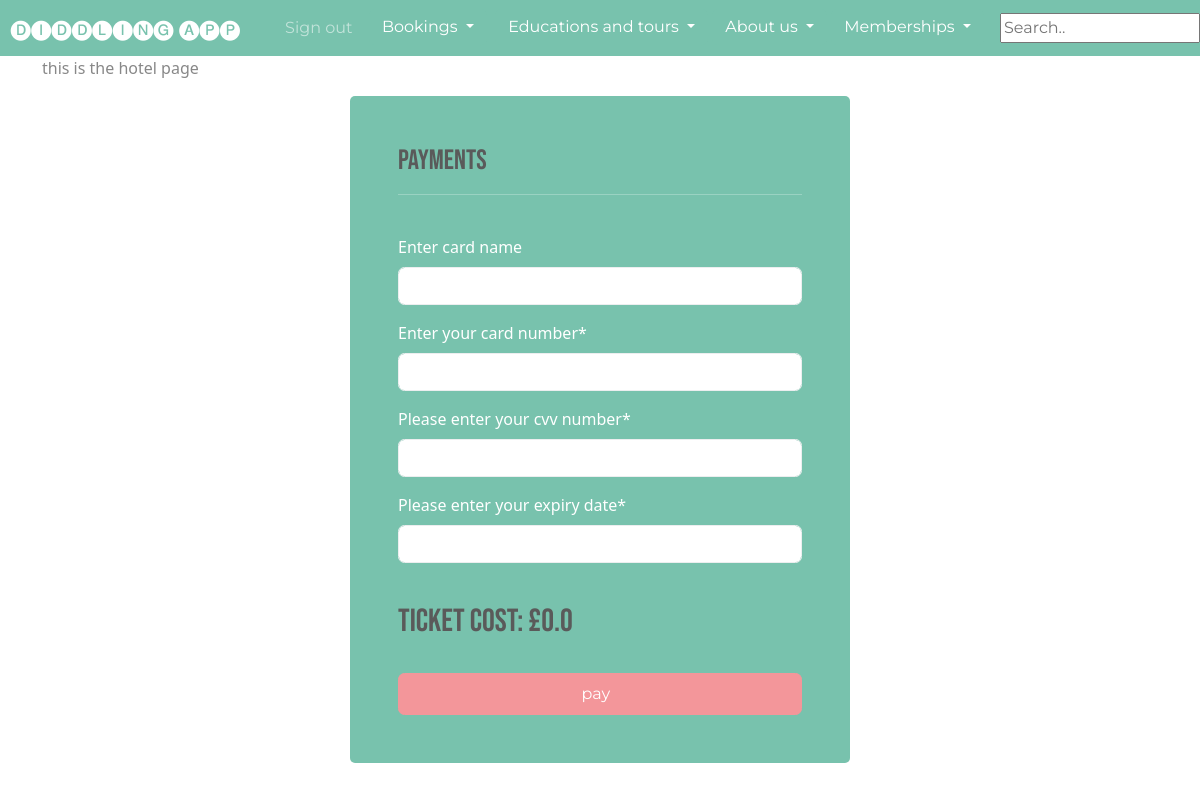
Page /payments (signed in) on the earlier database version.
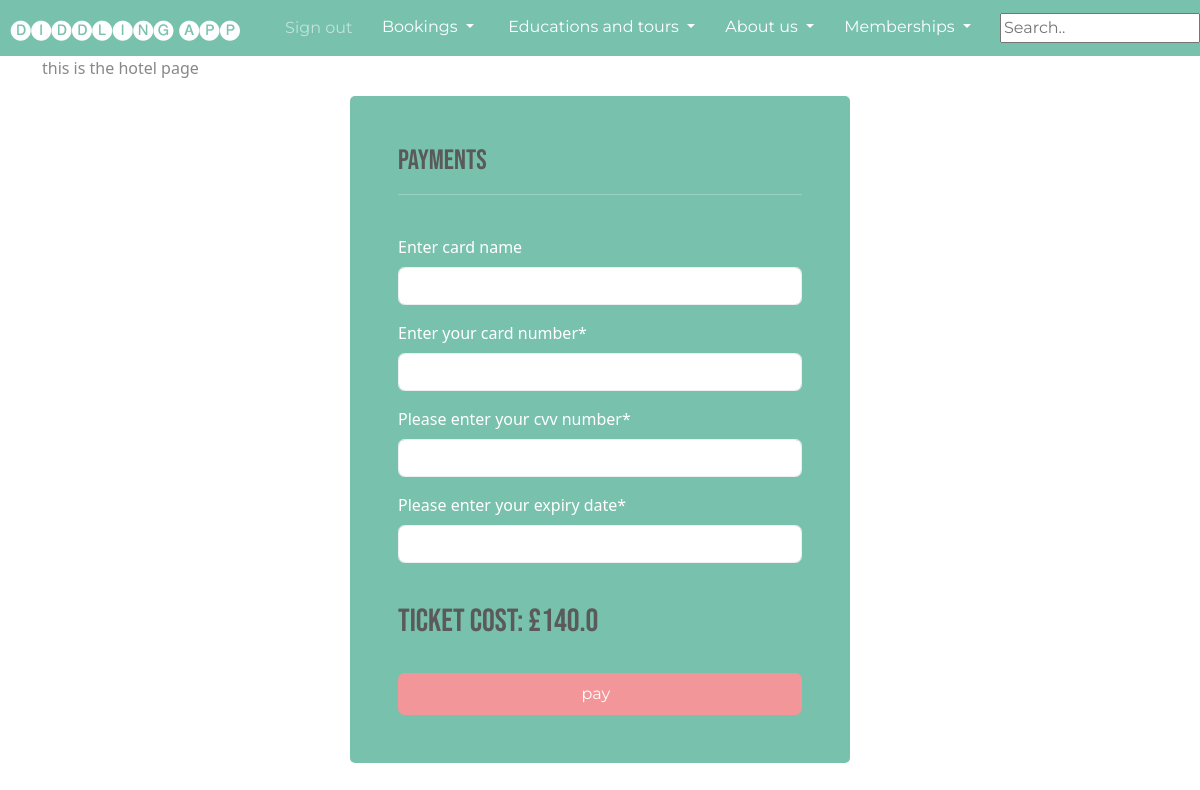
Same page on the later database version.
### website/models.py (models this page shows)
class Hotel_Booking(models.Model):
    booking_id =models.AutoField(primary_key= True, editable= False)
    hotel_user_id= models.ForeignKey(ZooUser, on_delete= models.CASCADE)
    hotel_booking_date= models.DateTimeField( blank=True, default=datetime.now)
    hotel_booking_date_arrive=models.DateField()
    hotel_booking_date_leave= models.DateField()
    hotel_booking_adults=models.IntegerField(default = 0)
    hotel_booking_children=models.IntegerField(default = 0 )
    hotel_booking_old_oap=models.IntegerField(default=0)
    hotel_total_cost=models.FloatField(default = 0)
    hotel_points=models.IntegerField(default= 0)

### website/views.py (the view)
# urls.py: path('payments', views.payments, name = "payments"),
def payments(request):
    one_record = ZooUser.objects.get(id=request.user.id)
    booking =Hotel_Booking.objects.last()
    form =  Payments_Form()
    print("payments")
    if request.method == "POST":
        print("Posted")
        form= Payments_Form(request.POST)
        if form.is_valid():
            form.save()
            return redirect('')
    context = {'form':form,
               'booking':booking}
    return render(request,'website/payments.html', context=context)

### website/forms.py
class Payments_Form(forms. ModelForm):
       class Meta:
        model= Paymments
        fields = ['name_of_card', 'card_number', 'cvv_number', 'expiry_date' ]
        labels= {
             "card_number":"Enter your card number",
             "name_of_card": "Enter card name",
             "cvv_number": "Please enter your cvv number",
             "expiry_date":"Please enter your expiry date"
        }

### website/templates/website/payments.html (shortened to what this page needs)
{% extends 'website/base.html' %}
{% load static %}
{% load crispy_forms_tags %}
{% block content %}
<p> this is the hotel page </p>
<div class ="container bg-primary text-white p-5 form-layout " >
    <h3 class="myfont">Payments</h3>
    <hr>
    <br>
    <form  method="POST" autocomplete= "off" >
     {{form|crispy}}
     <br>
     <h2 id="ticket_output" class="myfont">ticket cost: £{{booking.hotel_total_cost}}</h2>
     <br>
     <button type= "submit" class ="btn btn-secondary w-100 btn-block p-2 ","myfont">pay &nbsp; </button>
</div>
{% endblock %}

Differences in the rows shown:
no longer on this page (row unchanged): Hotel_Booking: hotel_total_cost "0.0"
added Hotel_Booking: hotel_total_cost "140.0"
